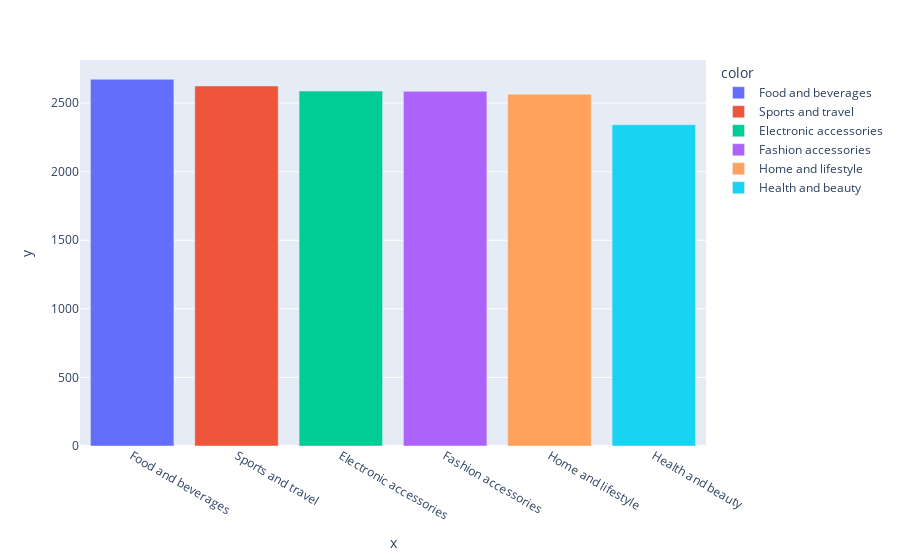

This figure's notebook cell:
### Markdown cell above
Visualisation of Most Profitable Product

### Code cell
most_profit_product_bar = data.groupby('product_line')['gross_income'].sum().reset_index()
px.bar( x=profitable_product.product_line,y=profitable_product.gross_income, color=profitable_product.product_line )

### Figure 1 — Plotly figure (JSON) as saved in the notebook; plotly's stock layout.template omitted (floating-point values rounded to 4 significant figures)
{"data": [{"alignmentgroup": "True", "hovertemplate": "color=Food and beverages<br>x=%{x}<br>y=%{y}<extra></extra>", "legendgroup": "Food and beverages", "marker": {"color": "#636efa", "pattern": {"shape": ""}}, "name": "Food and beverages", "offsetgroup": "Food and beverages", "orientation": "v", "showlegend": true, "textposition": "auto", "type": "bar", "x": ["Food and beverages"], "xaxis": "x", "y": [2674.0], "yaxis": "y"}, {"alignmentgroup": "True", "hovertemplate": "color=Sports and travel<br>x=%{x}<br>y=%{y}<extra></extra>", "legendgroup": "Sports and travel", "marker": {"color": "#EF553B", "pattern": {"shape": ""}}, "name": "Sports and travel", "offsetgroup": "Sports and travel", "orientation": "v", "showlegend": true, "textposition": "auto", "type": "bar", "x": ["Sports and travel"], "xaxis": "x", "y": [2625.0], "yaxis": "y"}, {"alignmentgroup": "True", "hovertemplate": "color=Electronic accessories<br>x=%{x}<br>y=%{y}<extra></extra>", "legendgroup": "Electronic accessories", "marker": {"color": "#00cc96", "pattern": {"shape": ""}}, "name": "Electronic accessories", "offsetgroup": "Electronic accessories", "orientation": "v", "showlegend": true, "textposition": "auto", "type": "bar", "x": ["Electronic accessories"], "xaxis": "x", "y": [2588.0], "yaxis": "y"}, {"alignmentgroup": "True", "hovertemplate": "color=Fashion accessories<br>x=%{x}<br>y=%{y}<extra></extra>", "legendgroup": "Fashion accessories", "marker": {"color": "#ab63fa", "pattern": {"shape": ""}}, "name": "Fashion accessories", "offsetgroup": "Fashion accessories", "orientation": "v", "showlegend": true, "textposition": "auto", "type": "bar", "x": ["Fashion accessories"], "xaxis": "x", "y": [2586.0], "yaxis": "y"}, {"alignmentgroup": "True", "hovertemplate": "color=Home and lifestyle<br>x=%{x}<br>y=%{y}<extra></extra>", "legendgroup": "Home and lifestyle", "marker": {"color": "#FFA15A", "pattern": {"shape": ""}}, "name": "Home and lifestyle", "offsetgroup": "Home and lifestyle", "orientation": "v", "showlegend": true, "textposition": "auto", "type": "bar", "x": ["Home and lifestyle"], "xaxis": "x", "y": [2565.0], "yaxis": "y"}, {"alignmentgroup": "True", "hovertemplate": "color=Health and beauty<br>x=%{x}<br>y=%{y}<extra></extra>", "legendgroup": "Health and beauty", "marker": {"color": "#19d3f3", "pattern": {"shape": ""}}, "name": "Health and beauty", "offsetgroup": "Health and beauty", "orientation": "v", "showlegend": true, "textposition": "auto", "type": "bar", "x": ["Health and beauty"], "xaxis": "x", "y": [2343.0], "yaxis": "y"}], "layout": {"barmode": "relative", "legend": {"title": {"text": "color"}, "tracegroupgap": 0}, "margin": {"t": 60}, "xaxis": {"anchor": "y", "domain": [0, 1], "title": {"text": "x"}}, "yaxis": {"anchor": "x", "domain": [0, 1], "title": {"text": "y"}}}}
